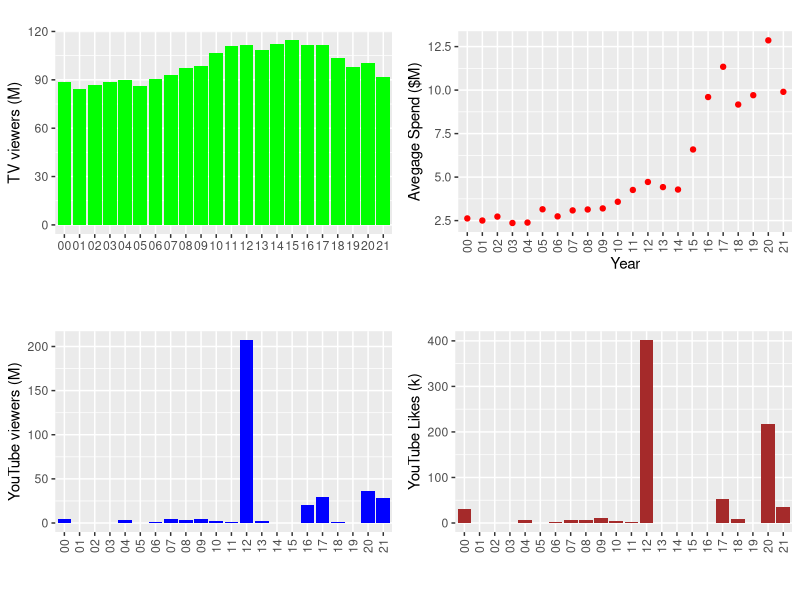

Write R code to recreate this figure.
## ---- chunk 1
knitr::opts_chunk$set(echo = TRUE)

#load libraries
library (tidyverse)
library(gridExtra)

#load dataset
data_aux <- read.csv(file = "data/superbowl_commercials.csv")

#fixing errors in the dataset
#number of TV views must be equal in each Superbowl Year
data_aux[which(data_aux$Superbowl.Ads.Link == "https://superbowl-ads.com/2014-budweiser-puppy-love/"),]$TV.Viewers <- 112.19

#load the anaysis dataset into a new dataframe
data <- data_aux %>%
  select (-Superbowl.Ads.Link, -Youtube.Link)

head(data)

#calculation of some new variables useful for the analysis
#LIKES TO VIEW RATIO AND VIEWS PER DOLLAR RATIO
data <- data %>%
  mutate (YT_likes_to_views = Youtube.Likes/Youtube.Views,
          YT_views_per_dollar = Youtube.Views/(Estimated.Cost*10^6),
          TV_views_per_dollar = TV.Viewers/Estimated.Cost)

# ATTRIBUTION TO ECONOMIC SECTOR, BASED ON BRAND NAME
data <- data %>%
  mutate (econ_sector = case_when(
                          Brand %in% c("Coca-Cola", "Pepsi") ~ "Soft Drinks",
                          Brand %in% c("Bud Light", "Budweiser") ~ "Beers",
                          Brand %in% c("Hyundai", "Kia", "Toyota") ~ "Cars",
                          Brand == "E-Trade" ~ "Online Investments",
                          Brand == "Doritos" ~ "Chips",
                          Brand == "NFL" ~ "Sports",
                          TRUE ~ "Others"))
## ---- chunk 2
p1 <- data %>%
  group_by(Year) %>%
  summarize (TV_Viewers = mean(TV.Viewers)) %>%
  ggplot () +
  geom_bar(aes(x = as.factor(substr(as.character(Year),3,4)), y = TV_Viewers), stat = "identity", fill = "green") +
  scale_color_brewer(palette = "Paired") +
  labs (
    #title = "Super Bowl TV Viewers vs ADs Average Spending per Year",
    subtitle = "",
    caption = "",
    x = "",
    y= "TV viewers (M)") 

p2 <- data %>%
  group_by(Year) %>%
  summarize (AVG_Spend = mean (Estimated.Cost)) %>%
  ggplot () +
  geom_point(aes(x = as.factor(substr(as.character(Year),3,4)), y = AVG_Spend), color = "red") +
  scale_color_brewer(palette = "Paired") +
  labs (
    #title = "Super Bowl TV Viewers vs ADs Average Spending per Year",
    subtitle = "",
    caption = "",
    x = "Year",
    y= "Avegage Spend ($M)") +
  theme(axis.text.x = element_text(angle = 90, vjust = 0.5, hjust=1))

p3 <- data %>%
  group_by(Year) %>%
  summarize (YT_Viewers = sum(Youtube.Views)/10^6) %>%
  ggplot () +
  geom_bar(aes(x = as.factor(substr(as.character(Year),3,4)), y = YT_Viewers), stat = "identity", fill = "blue") +
  scale_color_brewer(palette = "Paired") +
  labs (
    #title = "Super Bowl TV Viewers vs ADs Average Spending per Year",
    subtitle = "",
    caption = "",
    x = "",
    y= "YouTube viewers (M)") +
  theme(axis.text.x = element_text(angle = 90, vjust = 0.5, hjust=1))

p4 <- data %>%
  group_by(Year) %>%
  summarize (YT_Likes = sum(Youtube.Likes)/1000) %>%
  ggplot () +
  geom_bar(aes(x = as.factor(substr(as.character(Year),3,4)), y = YT_Likes), stat = "identity", fill = "brown") +
  scale_color_brewer(palette = "Paired") +
  labs (
    #title = "Super Bowl TV Viewers vs ADs Average Spending per Year",
    subtitle = "",
    caption = "",
    x = "",
    y= "YouTube Likes (k)") +
  theme(axis.text.x = element_text(angle = 90, vjust = 0.5, hjust=1))


grid.arrange(p1,p2,p3,p4, nrow = 2)

